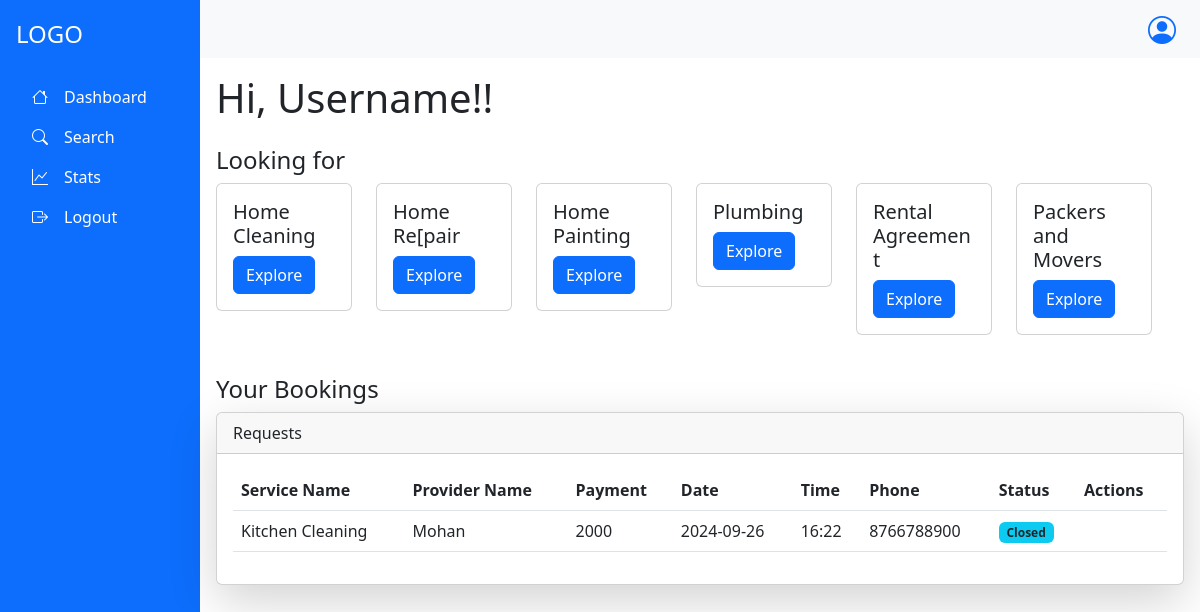
Screenshot of /customer/Dashboard (signed in) with the database file from the repository.
### app.py (models this page shows, shortened)
class Services(db.Model):
    __tablename__="services"
    s_id=db.Column(db.Integer, primary_key=True, autoincrement= True)
    s_name=db.Column(db.String,unique=True)
    packages=db.relationship("Package", backref="service")
    Sproviders=db.relationship("ServiceProvider",backref="service")

class Request(db.Model):
    __tablename__="request"
    r_id=db.Column(db.Integer, primary_key=True, autoincrement= True)
    sp_id=db.Column(db.Integer, db.ForeignKey("serviceprovider.sp_id"),nullable=False)
    c_id=db.Column(db.Integer, db.ForeignKey("customer.c_id"),nullable=False)
    p_id=db.Column(db.Integer, db.ForeignKey("package.p_id"),nullable=False)
    r_date=db.Column(db.String)
    r_time=db.Column(db.String)
    r_address=db.Column(db.String)
    r_city=db.Column(db.String)
    r_message=db.Column(db.String)
    r_status=db.Column(db.String)

class Package(db.Model):
    __tablename__="package"
    p_id=db.Column(db.Integer, primary_key=True, autoincrement= True)
    p_name=db.Column(db.String,unique=True)
    p_price=db.Column(db.Integer)
    p_description=db.Column(db.String)
    p_rating=db.Column(db.Integer)
    s_id=db.Column(db.Integer, db.ForeignKey("services.s_id"),nullable=False)
    sp_id=db.Column(db.Integer, db.ForeignKey("serviceprovider.sp_id"),nullable=False)
    req=db.relationship("Request",backref="pack")

class UserMixin:
    def __init__(self,utype):
        self.ut=utype

class ServiceProvider(db.Model,UserMixin):
    __tablename__='serviceprovider'
    sp_id=db.Column(db.Integer, primary_key=True, autoincrement= True)
    sp_name=db.Column(db.String,unique=True)
    sp_address=db.Column(db.String)
    sp_email=db.Column(db.String,unique=True)
    sp_password=db.Column(db.String)
    sp_exp=db.Column(db.Integer)
    sp_phone=db.Column(db.String)
    sp_city=db.Column(db.String)
    sp_rating=db.Column(db.Integer)
    sp_servicename=db.Column(db.String,db.ForeignKey("services.s_name"))
    mypackages=db.relationship("Package", backref="servprovider")
    receive_request=db.relationship("Request",backref="servprovider")

### app.py (the view)
@app.route("/customer/Dashboard",methods=["GET","POST"])
@login_required
def Dashboard():
    if request.method=="GET":
        s=db.session.query(Services).all()
        serv=[]
        for ser in s:
            serv.append(ser.s_name)
        req=db.session.query(Request).filter_by(c_id=current_user.c_id).all()
        return render_template("/Customer/CustomerDashboard.html",servname=serv,requests=req)

### app.py (called while the page is built)
@login_manager.user_loader
def load_user(user_id):
        utype,id=user_id.split("-")
        if utype=="c":
            return db.session.query(Customer).filter_by(c_id=id).first()
        elif utype=='sp':
            return db.session.query(ServiceProvider).filter_by(sp_id=id).first()
        else:
            return db.session.query(Admin).filter_by(admin_id=id).first()

### templates/Customer/CustomerDashboard.html (shortened to what this page needs)
{% extends "/Customer/customer_base.html" %}
{% block content %}
<h1 class="mb-4">Hi, Username!!</h1>
<div class="mb-5">
  <h4>Looking for</h4>
  <div class="row">
    {% for service in servname %}
    <div class="col-sm-6 mb-3" style="width:10rem">
        <div class="card">
            <div class="card-body">
            <h5 class="card-title">{{service}}</h5>
            <a href="/customer/search?sname={{service}}" class="btn btn-primary">Explore</a>
            </div>
        </div>
    </div>
    {% endfor %}
</div>
<h4 class="mt-4">Your Bookings</h4>
<div class="card shadow-lg">
  <div class="card-header">
      Requests
  </div>
  <div class="card-body">
      <table class="table">
          <thead>
              <tr>
                  <th>Service Name</th>
                  <th>Provider Name</th>
                  <th>Payment</th>
                  <th>Date</th>
                  <th>Time</th>
                  <th>Phone</th>
                  <th>Status</th>
                  <th>Actions</th>
              </tr>
          </thead>
          <tbody>
            {% for request in requests %}
              <tr>
                  <td>{{request.pack.p_name}}</td>
                  <td>{{request.servprovider.sp_name}}</td>
                  <td>{{request.pack.p_price}}</td>
                  <td>{{request.r_date}}</td>
                  <td>{{request.r_time}}</td>
                  <td>{{request.servprovider.sp_phone}}</td>
                  <td><span class="badge bg-info text-dark">{{request.r_status}}</span></td>
                  <td class="action-btns">
                  </td>
              </tr>
            {% endfor %}
          </tbody>
      </table>
  </div>
</div>
{% endblock %}

### templates/Customer/customer_base.html (shortened to what this page needs)
<!DOCTYPE html>
<html lang="en">
<head>
  <link href="https://cdn.jsdelivr.net/npm/bootstrap@5.3.0-alpha3/dist/css/bootstrap.min.css" rel="stylesheet">
  <link rel="stylesheet" href="https://cdn.jsdelivr.net/npm/bootstrap-icons/font/bootstrap-icons.css">
</head>
<body>
    <div class="container-fluid">
      <div class="row min-vh-100 d-flex flex-column flex-md-row">
        <nav class="col-md-3 col-lg-2 d-flex flex-column bg-primary text-white p-3 vh-100 position-fixed">
            <div class="text-start py-1 mb-3">
              <h4 class="text-white">LOGO</h4>
            </div>
            <ul class="nav flex-column">
              <li class="nav-item">
                <a class="nav-link text-white" href="/customer/Dashboard"><i class="bi bi-house"></i><span class="px-3">Dashboard</span></a>
              </li>
              <li class="nav-item">
                <a class="nav-link text-white" href="/customer/search"><i class="bi bi-search"></i><span class="px-3">Search</span></a>
              </li>
              <li class="nav-item">
                <a class="nav-link text-white" href="#"><i class="bi bi-graph-up"></i><span class="px-3">Stats</span></a>
              </li>
              <li class="nav-item">
                <a class="nav-link text-white" href="/logout"><i class="bi bi-box-arrow-right"></i><span class="px-3">Logout</span></a>
              </li>
            </ul>
        </nav>
        <div class="col-md-9 ms-sm-auto col-lg-10 px-md-0">
          <nav class="navbar navbar-expand-lg navbar-light bg-light w-100">
            <div class="dropdown ms-auto me-4">
              <a href="#" class="d-flex align-items-center text-decoration-none" id="dropdownUser" data-bs-toggle="dropdown" aria-expanded="false">
                <i class="bi bi-person-circle fs-3"></i>
              </a>
            </div>
          </nav>
          <main class="p-3">
            {% block content %}
            {% endblock %}
          </main>
        </div>
      </div>
    </div>
</body>
</html>

### rows the page displays
Services: s_name "Home Cleaning"
Services: s_name "Home Re[pair"
Services: s_name "Home Painting"
Services: s_name "Plumbing"
Services: s_name "Rental Agreement"
Services: s_name "Packers and Movers"
Request: pack.p_name "Kitchen Cleaning", servprovider.sp_name "Mohan", pack.p_price "2000", r_date "2024-09-26", r_time "16:22", servprovider.sp_phone "8766788900", r_status "Closed"
